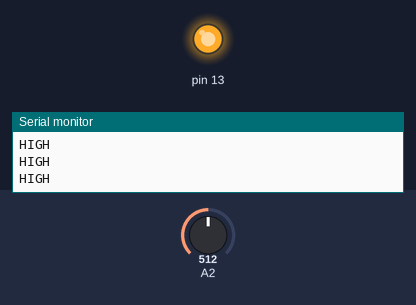
The sketch below on a simulated Arduino Uno, built with avr-gcc and run on an emulated ATmega328P. On the bench: output pins drawn as LEDs (lit = HIGH), the last lines printed to the serial monitor. The test bench sets the inputs (shaded band); at power-on: A2 = 512.

Above: at 1.2 s.
1.3 s: A2 set to 781
2.8 s: A2 set to 806
At 3.2 s:
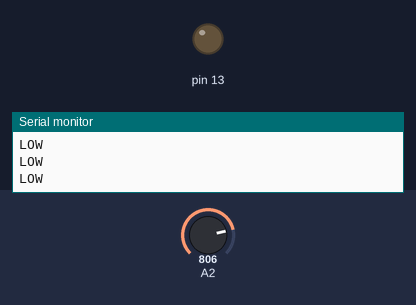
4.3 s: A2 set to 790
At 5.3 s:
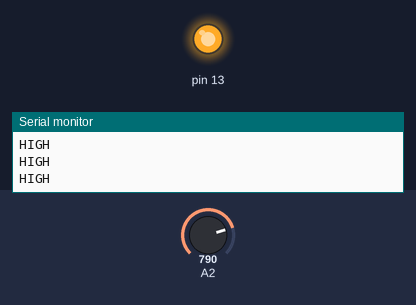
5.8 s: A2 set to 810
At 6.7 s:
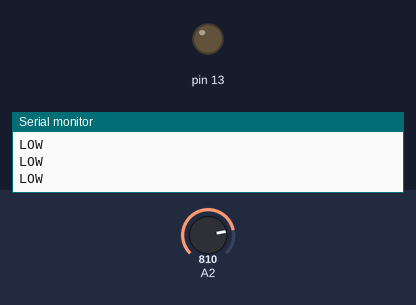
Timing chart, 0 to 8.3 s (numbered marks = the images above; inputs shaded):
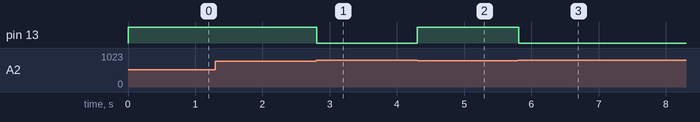

The sketch:

sketch_mar08a.ino
```cpp
void setup() {
pinMode(13, OUTPUT);
pinMode(2, INPUT);
Serial.begin(9600);

}

void loop() {
int LDR_Value = analogRead(2);

if (LDR_Value <800) {
digitalWrite(13,HIGH);
Serial.println("HIGH");
}
else {
digitalWrite(13,LOW);
Serial.println("LOW");
}
delay(10);
}
```

Measured:
- the behaviour switches between 799 and 800 on A2 (found by bisection; images 0 and 1)
- after the input at 2.8 s, pin 13: HIGH → LOW at once
- after the input at 4.3 s, pin 13: LOW → HIGH at once
- after the input at 5.8 s, pin 13: HIGH → LOW at once
